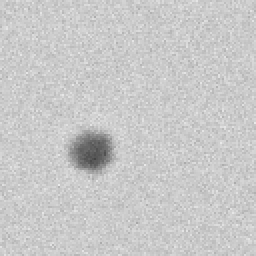
#> input picture data/raw/heat_1/imgs/00064.TIF, 128 x 128 px (shown 2 times larger)
$ python -i 04_auto_extract_features.py   (imports and definitions only)
#> lines starting #> are read from the running program, lines starting #| are printed output that depends on the picture; after the words box and inside, x2 and y2 are one past the last pixel; in counts of white or black regions, pixels touching at a corner belong together

import argparse
import math
from pathlib import Path

import cv2
import numpy as np
import pandas as pd
from PIL import Image


PIXEL_SIZE = 0.092773


FEATURE_COLS = [
    "Intensity", "Davg", "Dcirc", "Dmax", "Dmin", "Dperp",
    "Aspect", "Area", "Perim", "Roundness", "Elongation",
    "Pixel.Size...m.per.pixel."
] + [f"g{i}" for i in range(256)]


def read_gray(path):
    # Use PIL for loading TIFF images to avoid OpenCV TIFF metadata warnings.
#> called with path = 'data/raw/heat_1/imgs/00064.TIF'
    img = Image.open(path).convert("L")
#> img is the input picture: PIL image 128x128 L; min 67, max 235, mean 200.8
    img = np.array(img)

    if img.dtype != np.uint8:
        img = cv2.normalize(img, None, 0, 255, cv2.NORM_MINMAX).astype("uint8")

    return img


def get_histogram(img):
    hist = np.bincount(img.ravel(), minlength=256).astype(float)
    return {f"g{i}": hist[i] for i in range(256)}


def choose_particle_mask(img):
    blur = cv2.GaussianBlur(img, (3, 3), 0)

    _, th = cv2.threshold(
        blur, 0, 255, cv2.THRESH_BINARY + cv2.THRESH_OTSU
    )
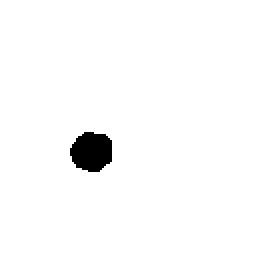
#> th: shape (128, 128) (shown 2 times larger); 98% white; 1 black region, box (x1, y1, x2, y2) and area: (35, 66, 56, 86) 333

    candidates = [th, 255 - th]

    best_mask = None
    best_score = -1
    h, w = img.shape
#> h = 128; w = 128
    center = np.array([w / 2, h / 2])
#> center = [64, 64]
    total_area = h * w
#> total_area = 16384

    for cand in candidates:
        num_labels, labels, stats, centroids = cv2.connectedComponentsWithStats(
            cand.astype("uint8"), connectivity=8
        )

        for lab in range(1, num_labels):
            area = stats[lab, cv2.CC_STAT_AREA]

            if area < 20:
                continue

            # Reject huge regions because they are usually background, not particle.
            # In our 128x128 particle crops, the actual inclusion/non-inclusion
            # particle is normally much smaller than the full image.
            if area > 0.60 * total_area:
                continue

            cx, cy = centroids[lab]
            dist = np.linalg.norm(np.array([cx, cy]) - center)

            # prefer large central particle-like region
            score = area - 3.0 * dist

            if score > best_score:
                best_score = score
                best_mask = (labels == lab).astype("uint8") * 255
#> this loop made 2 passes
#> (num_labels, stats, centroids) on passes 1 to 2: (2, [[35, 66, 21, 20, 333], [0, 0, 128, 128, 16051]], [[45.47, 75.43], [63.87, 63.25]]), (2, [[0, 0, 128, 128, 16051], [35, 66, 21, 20, 333]], [[63.87, 63.25], [45.47, 75.43]])
#> best_mask: shape (128, 128); 2% white; 1 white region
#> after the loop, best_score = 267.7

    if best_mask is None:
        # fallback: entire non-zero image
        best_mask = np.ones_like(img, dtype="uint8") * 255

    kernel = np.ones((3, 3), np.uint8)
    best_mask = cv2.morphologyEx(best_mask, cv2.MORPH_CLOSE, kernel)
    best_mask = cv2.morphologyEx(best_mask, cv2.MORPH_OPEN, kernel)

    return best_mask


def contour_features(img, mask, pixel_size=PIXEL_SIZE):
#> called with pixel_size = 0.0928
    contours, _ = cv2.findContours(
        mask, cv2.RETR_EXTERNAL, cv2.CHAIN_APPROX_SIMPLE
    )
#> contours = 1 contour; box (x1, y1, x2, y2) and area: (35, 66, 56, 86) 303

    if not contours:
        raise RuntimeError("No contour found")

    contour = max(contours, key=cv2.contourArea)
#> contour = contour of 25 points, box (x1, y1, x2, y2) (35, 66, 56, 86), area 303

    area_px = float(cv2.contourArea(contour))
#> area_px = 303
    perim_px = float(cv2.arcLength(contour, True))
#> perim_px = 66.28

    if area_px <= 0:
        area_px = float(np.count_nonzero(mask))

    area_um = area_px * pixel_size * pixel_size
#> area_um = 2.61
    perim_um = perim_px * pixel_size
#> perim_um = 6.15

    rect = cv2.minAreaRect(contour)
#> rect = ((45, 75.5), (19, 20), -90)
    (_, _), (rw, rh), _ = rect
#> rw = 19; rh = 20

    dmax_px = max(rw, rh)
#> dmax_px = 20
    dmin_px = min(rw, rh)
#> dmin_px = 19

    if dmax_px <= 0 or dmin_px <= 0:
        x, y, w, h = cv2.boundingRect(contour)
        dmax_px = max(w, h)
        dmin_px = min(w, h)

    dmax = dmax_px * pixel_size
#> dmax = 1.86
    dmin = dmin_px * pixel_size
#> dmin = 1.76
    dperp = dmin
#> dperp = 1.76

    dcirc = math.sqrt(4.0 * area_um / math.pi) if area_um > 0 else 0.0
#> dcirc = 1.82
    davg = (dmax + dmin) / 2.0 if (dmax + dmin) > 0 else 0.0
#> davg = 1.81
    aspect = dmax / dmin if dmin > 0 else 0.0
#> aspect = 1.05

    # matches the dataset style better than 4*pi*A/P^2
    roundness = 4.0 * area_um / (math.pi * dmax * dmax) if dmax > 0 else 0.0
#> roundness = 0.964
    elongation = dperp / dmax if dmax > 0 else 0.0
#> elongation = 0.95

    intensity = float(img[mask > 0].mean()) if np.any(mask > 0) else float(img.mean())
#> intensity = 118

    return {
        "Intensity": intensity,
        "Davg": davg,
        "Dcirc": dcirc,
        "Dmax": dmax,
        "Dmin": dmin,
        "Dperp": dperp,
        "Aspect": aspect,
        "Area": area_um,
        "Perim": perim_um,
        "Roundness": roundness,
        "Elongation": elongation,
        "Pixel.Size...m.per.pixel.": pixel_size,
    }


def extract_features(image_path):
    img = read_gray(image_path)
    mask = choose_particle_mask(img)

    feats = {}
    feats.update(contour_features(img, mask))
    feats.update(get_histogram(img))
#> in get_histogram, `hist = np.bincount(img.ravel(), minlength=256).astype(float)`: hist = 256 values, max 751 at index 203, min 0 at index 0, mean 64

    return feats, mask


def compare_with_manifest(manifest, row_idx=0):
    df = pd.read_csv(manifest)
    row = df.iloc[row_idx]
    image_path = row["image_path"]

    auto, mask = extract_features(image_path)

    compare_cols = [
        "Intensity", "Davg", "Dcirc", "Dmax", "Dmin", "Dperp",
        "Aspect", "Area", "Perim", "Roundness", "Elongation",
        "Pixel.Size...m.per.pixel."
    ]

    print("Image:", image_path)
    print("Label:", row["label"])
    print()

    print("Feature comparison:")
    for c in compare_cols:
        original = float(row[c])
        predicted = float(auto[c])
        diff = predicted - original
        print(f"{c:30s} original={original:10.4f} auto={predicted:10.4f} diff={diff:10.4f}")

    hist_ok = True
    for i in range(256):
        if float(row[f"g{i}"]) != float(auto[f"g{i}"]):
            hist_ok = False
            break

    print()
    print("Histogram exact match:", hist_ok)

    out_mask = Path("auto_feature_debug_mask.png")
    cv2.imwrite(str(out_mask), mask)
    print("Saved mask:", out_mask)


# [7 lines not run here, left out]

>>> result = extract_features('data/raw/heat_1/imgs/00064.TIF')

$ run again, on data/raw/heat_1/imgs/00341.TIF
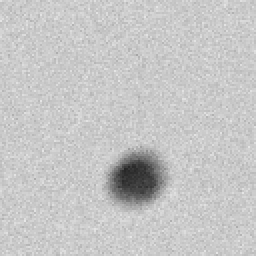
#> input picture data/raw/heat_1/imgs/00341.TIF, 128 x 128 px (shown 2 times larger)
#> in read_gray, img is the input picture: PIL image 128x128 L; min 38, max 232, mean 198
#> in choose_particle_mask, `_, th = cv2.threshold( blur, 0, 255, cv2.THRESH_BINARY + cv2.THRESH_OT..`:
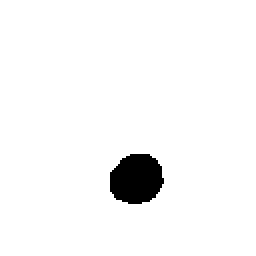
#> th: shape (128, 128) (shown 2 times larger); 96.7% white; 1 black region, box (x1, y1, x2, y2) and area: (55, 77, 82, 102) 536
#> the loop in choose_particle_mask, `for cand in candidates:` made 2 passes
#> (num_labels, stats, centroids) on passes 1 to 2: (2, [[55, 77, 27, 25, 536], [0, 0, 128, 128, 15848]], [[67.85, 89.11], [63.35, 62.63]]), (2, [[0, 0, 128, 128, 15848], [55, 77, 27, 25, 536]], [[63.35, 62.63], [67.85, 89.11]])
#> after the loop in choose_particle_mask, `for cand in candidates:`: best_score = 459.8
#> contours = 1 contour; box (x1, y1, x2, y2) and area: (55, 77, 82, 102) 498
#> contour = contour of 35 points, box (x1, y1, x2, y2) (55, 77, 82, 102), area 498
#> area_px = 498
#> perim_px = 84.77
#> area_um = 4.29
#> perim_um = 7.86
#> rect = ((68, 89), (24, 26), -90)
#> rw = 24; rh = 26
#> dmin_px = 24
#> dmax = 2.41
#> dmin = 2.23
#> dcirc = 2.34
#> davg = 2.32
#> aspect = 1.08
#> roundness = 0.938
#> elongation = 0.923
#> intensity = 90.33
#> hist = 256 values, max 771 at index 203, min 0 at index 0, mean 64

$ run again, on data/raw/heat_1/imgs/00464.TIF
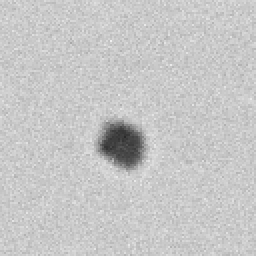
#> input picture data/raw/heat_1/imgs/00464.TIF, 128 x 128 px (shown 2 times larger)
#> in read_gray, img is the input picture: PIL image 128x128 L; min 41, max 240, mean 198.7
#> in choose_particle_mask, `_, th = cv2.threshold( blur, 0, 255, cv2.THRESH_BINARY + cv2.THRESH_OT..`:
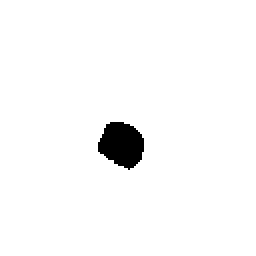
#> th: shape (128, 128) (shown 2 times larger); 97.6% white; 1 black region, box (x1, y1, x2, y2) and area: (49, 61, 72, 85) 398
#> the loop in choose_particle_mask, `for cand in candidates:` made 2 passes
#> (num_labels, stats, centroids) on passes 1 to 2: (2, [[49, 61, 23, 24, 398], [0, 0, 128, 128, 15986]], [[60.51, 71.8], [63.57, 63.29]]), (2, [[0, 0, 128, 128, 15986], [49, 61, 23, 24, 398]], [[63.57, 63.29], [60.51, 71.8]])
#> after the loop in choose_particle_mask, `for cand in candidates:`: best_score = 372.4
#> contours = 1 contour; box (x1, y1, x2, y2) and area: (49, 61, 72, 84) 364
#> contour = contour of 34 points, box (x1, y1, x2, y2) (49, 61, 72, 84), area 364
#> area_px = 364
#> perim_px = 73.94
#> area_um = 3.13
#> perim_um = 6.86
#> rect = ((60.9, 71.74), (20.35, 22.45), -66.8)
#> rw = 20.35; rh = 22.45
#> dmin_px = 20.35
#> dmax = 2.08
#> dmin = 1.89
#> dcirc = 2
#> davg = 1.99
#> aspect = 1.1
#> roundness = 0.919
#> elongation = 0.906
#> intensity = 89.76
#> hist = 256 values, max 788 at index 199, min 0 at index 0, mean 64

$ run again, on data/raw/heat_1/imgs/00533.TIF
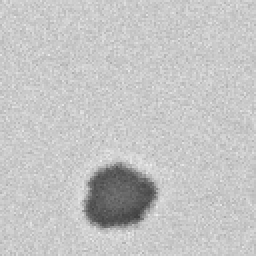
#> input picture data/raw/heat_1/imgs/00533.TIF, 128 x 128 px (shown 2 times larger)
#> in read_gray, img is the input picture: PIL image 128x128 L; min 64, max 238, mean 196.3
#> in choose_particle_mask, `_, th = cv2.threshold( blur, 0, 255, cv2.THRESH_BINARY + cv2.THRESH_OT..`:
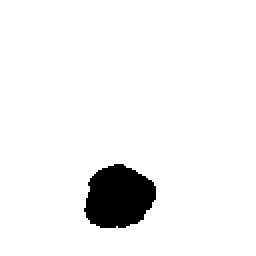
#> th: shape (128, 128) (shown 2 times larger); 94.7% white; 1 black region, box (x1, y1, x2, y2) and area: (42, 82, 78, 114) 873
#> the loop in choose_particle_mask, `for cand in candidates:` made 2 passes
#> (num_labels, stats, centroids) on passes 1 to 2: (2, [[42, 82, 36, 32, 873], [0, 0, 128, 128, 15511]], [[58.92, 98.17], [63.76, 61.55]]), (2, [[0, 0, 128, 128, 15511], [42, 82, 36, 32, 873]], [[63.76, 61.55], [58.92, 98.17]])
#> after the loop in choose_particle_mask, `for cand in candidates:`: best_score = 769.4
#> contours = 1 contour; box (x1, y1, x2, y2) and area: (43, 82, 78, 114) 820
#> contour = contour of 48 points, box (x1, y1, x2, y2) (43, 82, 78, 114), area 820
#> area_px = 820
#> perim_px = 111.3
#> area_um = 7.06
#> perim_um = 10.32
#> rect = ((60, 97.5), (31, 34), -90)
#> rw = 31; rh = 34
#> dmin_px = 31
#> dmax = 3.15
#> dmin = 2.88
#> dcirc = 3
#> davg = 3.02
#> aspect = 1.1
#> roundness = 0.903
#> elongation = 0.912
#> intensity = 98.36
#> hist = 256 values, max 727 at index 202, min 0 at index 0, mean 64
